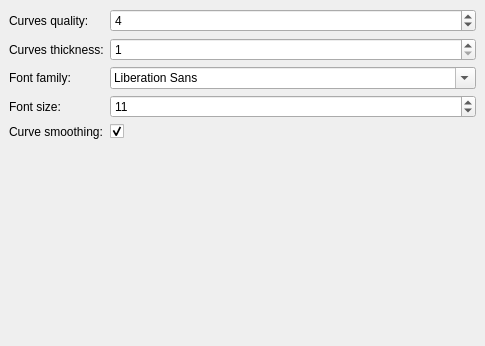
<?xml version="1.0" encoding="UTF-8"?>
<ui version="4.0">
 <class>EstheticSettings</class>
 <widget class="QWidget" name="EstheticSettings">
  <property name="geometry">
   <rect>
    <x>0</x>
    <y>0</y>
    <width>485</width>
    <height>346</height>
   </rect>
  </property>
  <property name="windowTitle">
   <string>Form</string>
  </property>
  <layout class="QVBoxLayout" name="verticalLayout_2">
   <property name="leftMargin">
    <number>0</number>
   </property>
   <property name="topMargin">
    <number>0</number>
   </property>
   <property name="rightMargin">
    <number>0</number>
   </property>
   <property name="bottomMargin">
    <number>0</number>
   </property>
   <item>
    <widget class="QScrollArea" name="scrollArea">
     <property name="frameShape">
      <enum>QFrame::NoFrame</enum>
     </property>
     <property name="frameShadow">
      <enum>QFrame::Plain</enum>
     </property>
     <property name="widgetResizable">
      <bool>true</bool>
     </property>
     <widget class="QWidget" name="scrollAreaWidgetContents">
      <property name="geometry">
       <rect>
        <x>0</x>
        <y>0</y>
        <width>485</width>
        <height>346</height>
       </rect>
      </property>
      <layout class="QVBoxLayout" name="verticalLayout">
       <property name="leftMargin">
        <number>9</number>
       </property>
       <property name="topMargin">
        <number>9</number>
       </property>
       <property name="rightMargin">
        <number>9</number>
       </property>
       <property name="bottomMargin">
        <number>9</number>
       </property>
       <item>
        <layout class="QFormLayout" name="formLayout">
         <property name="rowWrapPolicy">
          <enum>QFormLayout::WrapLongRows</enum>
         </property>
         <item row="0" column="0">
          <widget class="QLabel" name="label_4">
           <property name="sizePolicy">
            <sizepolicy hsizetype="Preferred" vsizetype="Preferred">
             <horstretch>0</horstretch>
             <verstretch>0</verstretch>
            </sizepolicy>
           </property>
           <property name="maximumSize">
            <size>
             <width>16777215</width>
             <height>50</height>
            </size>
           </property>
           <property name="toolTip">
            <string>If the quality is increased, the execution speed is decreased and conversely.</string>
           </property>
           <property name="text">
            <string>Curves quality:</string>
           </property>
          </widget>
         </item>
         <item row="0" column="1">
          <widget class="QSpinBox" name="distanceWidget">
           <property name="sizePolicy">
            <sizepolicy hsizetype="Preferred" vsizetype="Fixed">
             <horstretch>0</horstretch>
             <verstretch>0</verstretch>
            </sizepolicy>
           </property>
           <property name="maximumSize">
            <size>
             <width>16777215</width>
             <height>25</height>
            </size>
           </property>
           <property name="toolTip">
            <string>Distance in pixels</string>
           </property>
           <property name="minimum">
            <number>1</number>
           </property>
           <property name="maximum">
            <number>16</number>
           </property>
           <property name="value">
            <number>4</number>
           </property>
          </widget>
         </item>
         <item row="1" column="0">
          <widget class="QLabel" name="label">
           <property name="toolTip">
            <string/>
           </property>
           <property name="text">
            <string>Curves thickness:</string>
           </property>
          </widget>
         </item>
         <item row="1" column="1">
          <widget class="QSpinBox" name="thicknessWidget">
           <property name="sizePolicy">
            <sizepolicy hsizetype="Preferred" vsizetype="Fixed">
             <horstretch>0</horstretch>
             <verstretch>0</verstretch>
            </sizepolicy>
           </property>
           <property name="maximumSize">
            <size>
             <width>16777215</width>
             <height>25</height>
            </size>
           </property>
           <property name="minimum">
            <number>1</number>
           </property>
           <property name="maximum">
            <number>5</number>
           </property>
          </widget>
         </item>
         <item row="2" column="0">
          <widget class="QLabel" name="label_11">
           <property name="text">
            <string>Font family:</string>
           </property>
          </widget>
         </item>
         <item row="2" column="1">
          <widget class="QFontComboBox" name="graphFont">
           <property name="sizePolicy">
            <sizepolicy hsizetype="Preferred" vsizetype="Preferred">
             <horstretch>0</horstretch>
             <verstretch>0</verstretch>
            </sizepolicy>
           </property>
           <property name="minimumSize">
            <size>
             <width>0</width>
             <height>0</height>
            </size>
           </property>
           <property name="maximumSize">
            <size>
             <width>16777215</width>
             <height>16777215</height>
            </size>
           </property>
           <property name="sizeAdjustPolicy">
            <enum>QComboBox::AdjustToMinimumContentsLength</enum>
           </property>
          </widget>
         </item>
         <item row="3" column="0">
          <widget class="QLabel" name="label_7">
           <property name="toolTip">
            <string>Digits size shown on the graph</string>
           </property>
           <property name="text">
            <string>Font size:</string>
           </property>
          </widget>
         </item>
         <item row="3" column="1">
          <widget class="QSpinBox" name="graphFontSize">
           <property name="sizePolicy">
            <sizepolicy hsizetype="Preferred" vsizetype="Fixed">
             <horstretch>0</horstretch>
             <verstretch>0</verstretch>
            </sizepolicy>
           </property>
           <property name="maximumSize">
            <size>
             <width>16777215</width>
             <height>25</height>
            </size>
           </property>
           <property name="toolTip">
            <string>Size in pixel</string>
           </property>
           <property name="minimum">
            <number>8</number>
           </property>
           <property name="maximum">
            <number>20</number>
           </property>
           <property name="value">
            <number>11</number>
           </property>
          </widget>
         </item>
         <item row="4" column="0">
          <widget class="QLabel" name="label_5">
           <property name="text">
            <string>Curve smoothing:</string>
           </property>
          </widget>
         </item>
         <item row="4" column="1">
          <widget class="QCheckBox" name="smoothing">
           <property name="sizePolicy">
            <sizepolicy hsizetype="Preferred" vsizetype="Fixed">
             <horstretch>0</horstretch>
             <verstretch>0</verstretch>
            </sizepolicy>
           </property>
           <property name="maximumSize">
            <size>
             <width>25</width>
             <height>25</height>
            </size>
           </property>
           <property name="text">
            <string/>
           </property>
           <property name="checked">
            <bool>true</bool>
           </property>
           <property name="tristate">
            <bool>false</bool>
           </property>
          </widget>
         </item>
        </layout>
       </item>
      </layout>
     </widget>
    </widget>
   </item>
  </layout>
 </widget>
 <resources/>
 <connections/>
</ui>
